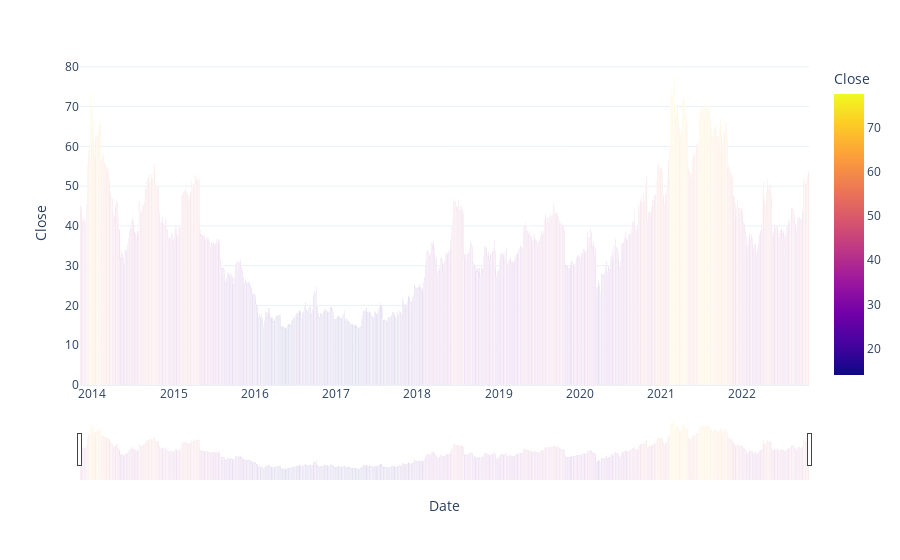

Here is the notebook cell this chart was saved with:
### Code cell
# Bar Chart

figure = px.bar(data,
                x = "Date",
                y = "Close",
                color = "Close")
figure.update_xaxes(rangeslider_visible=True)
figure.show()

### Figure 1 — Plotly figure (JSON) as saved in the notebook; plotly's stock layout.template omitted (floating-point values rounded to 4 significant figures; data arrays with more than 128 entries replaced by an {"elided": "..."} marker saying what was removed)
{"data": [{"alignmentgroup": "True", "hovertemplate": "Date=%{x}<br>Close=%{marker.color}<extra></extra>", "legendgroup": "", "marker": {"color": {"elided": "2259 float values"}, "coloraxis": "coloraxis", "pattern": {"shape": ""}}, "name": "", "offsetgroup": "", "orientation": "v", "showlegend": false, "textposition": "auto", "type": "bar", "x": {"elided": "2259 str values"}, "xaxis": "x", "y": {"elided": "2259 float values"}, "yaxis": "y"}], "layout": {"barmode": "relative", "coloraxis": {"colorbar": {"title": {"text": "Close"}}, "colorscale": [[0, "#0d0887"], [0.1111, "#46039f"], [0.2222, "#7201a8"], [0.3333, "#9c179e"], [0.4444, "#bd3786"], [0.5556, "#d8576b"], [0.6667, "#ed7953"], [0.7778, "#fb9f3a"], [0.8889, "#fdca26"], [1, "#f0f921"]]}, "legend": {"tracegroupgap": 0}, "margin": {"t": 60}, "xaxis": {"anchor": "y", "domain": [0, 1], "rangeslider": {"visible": true}, "title": {"text": "Date"}}, "yaxis": {"anchor": "x", "domain": [0, 1], "title": {"text": "Close"}}}}
